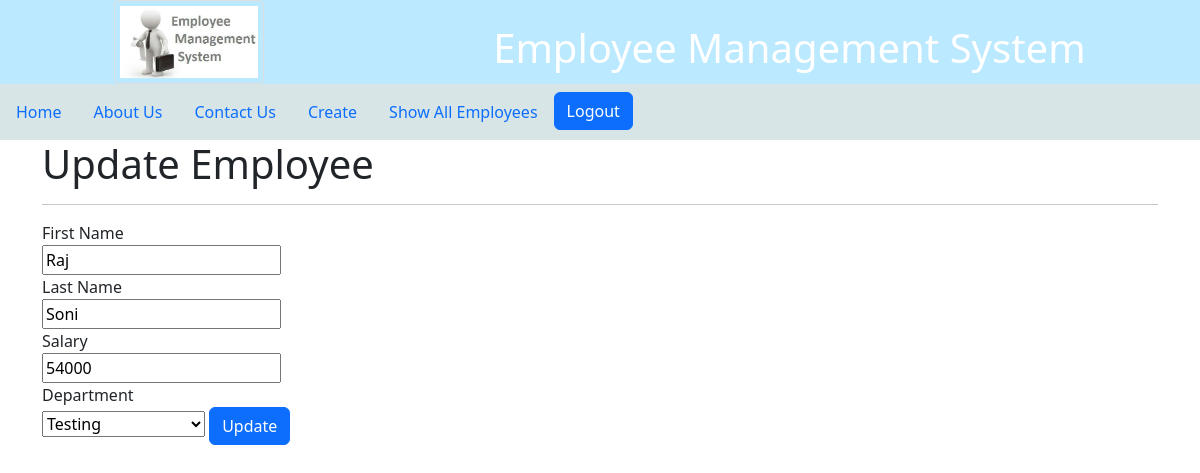
The page /update_emp/8 (signed in) on the database as committed earlier.
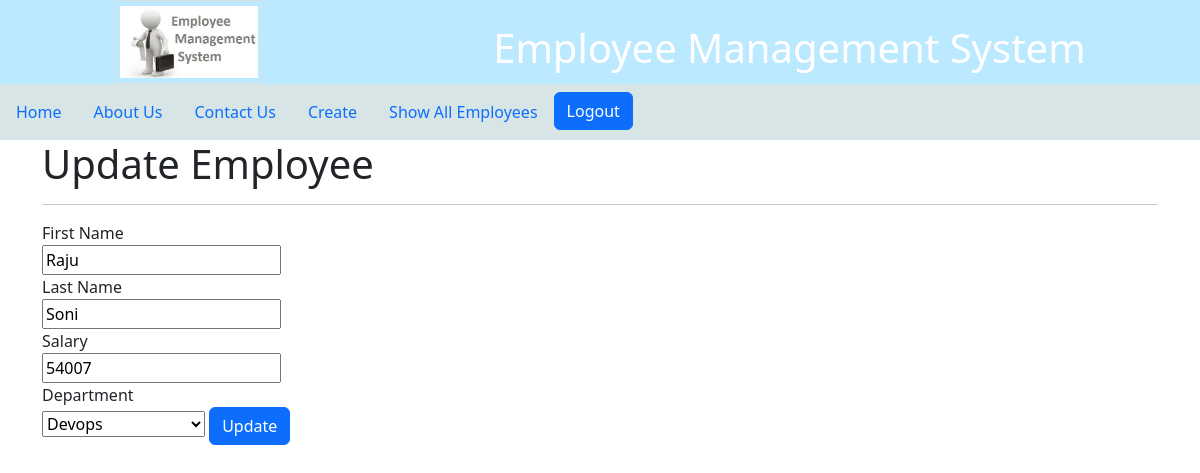
The same page on the database as committed later.
### manage_app/models.py (models this page shows, shortened)
class Employee(models.Model):
     first_name = models.CharField(max_length=5, null=False, blank=False )
     last_name = models.CharField(max_length=100, null=False , blank=False)
     salary = models.IntegerField(0)
     dept = models.ForeignKey(Department , on_delete = models.CASCADE)

### manage_app/views.py (the view)
# urls.py: path('update_emp/<int:emp_id>', views.update_emp, name ='update_emp'),
@login_required(login_url='/login/')
def update_emp(request, emp_id):
    emp = Employee.objects.get(pk= emp_id)
    depts = Department.objects.all()
    context = {
        'emp': emp,
        'selected_dept':emp.dept,
        'all_dept':depts
    }
    print(emp.dept, depts )
    return render(request, 'update_emp/update_emp.html',context)

### manage_app/models.py (called while the page is built)
      def __str__(self):
         return self.name

### manage_app/templates/update_emp/update_emp.html (shortened to what this page needs)
{% extends 'base.html'%}
{%load static %}
{%block container%}
<h1>Update Employee</h1>
            <hr>
            <form action="/do_update_emp/{{emp.id}}" method="post">
                <label for="first_name">First Name</label><br>
                    <input type="text" id="first_name" name="first_name" value="{{ emp.first_name }}"><br>
                    <label for="last_name">Last Name</label><br>
                    <input type="text" id="last_name" name="last_name" value="{{ emp.last_name }}"><br>
                    <label for="salary">Salary</label><br>
                    <input type="number" id="salary" name="salary" value="{{ emp.salary }}"><br>
                    <label for="dept">Department</label><br>
                      <select id="dept" name="dept"  >
                        {% for dept in all_dept %}
                        <option value="{{ dept.pk }}" {% if dept == selected_dept %} selected{% endif %}>
                          {{ dept.name }}
                      </option>
                        {% endfor %}
                      </select>
                      <a href="all_emp.html"><button type="submit" class="btn btn-primary">Update</button></a>
                    </form>
{%endblock%}
<!-- {% load static %}

### manage_app/templates/base.html (shortened to what this page needs)
{% load static %}
<!DOCTYPE html>
<html>
    <head>
        <link rel="stylesheet" href="{% static 'css/home.css' %}">
         <link href="https://cdn.jsdelivr.net/npm/bootstrap@5.3.3/dist/css/bootstrap.min.css" rel="stylesheet"
>
    </head>
    <body>
        <section class="header" >
            <section class="logo">
                <a href="/"> <img src="{% static 'images/ems.jpeg' %}" alt=""></a>
            </section>
            <section class="heading" >
                <h1>Employee Management System</h1>
            </section>
        </section>
        <section class="navbar" >
          <ul class="nav justify-content-center"  >
              {% if request.user.is_authenticated %}
              <ul class="nav justify-content-center"  >
                <li class="nav-item">
                  <a class="nav-link active" aria-current="page" href="/">Home</a>
                </li>
                <li class="nav-item">
                  <a class="nav-link" href="/about_us">About Us</a>
                </li>
                 <li class="nav-item">
                  <a class="nav-link" href="/contact_us">Contact Us</a>
                </li>
                <li class="nav-item">
                  <a class="nav-link active" aria-current="page" href="/create_emp">Create</a>
                </li>
                 <li class="nav-item">
                  <a class="nav-link" href="/all_emp">Show All Employees</a>
                </li>
                <section class="authentication">
                  <a href="/logout/"><button class="btn btn-primary" type="submit">Logout</button></a>
                </section>
              </ul>
              {% endif %}
        </section>
        <section id="container" class="container">{% block container %} {% endblock %}</section>
    </body>
</html>

### manage_app/static/css/home.css (style rules this page uses)
body { background:grey;color: black; }
.header { color: white; text-align: center; display: flex; justify-content: space-around; background-color: #BBE9FF; }
.heading { padding: 2% 0 0 0; }
.header .logo img { border: 1px solid #ddd; border-radius: 5%; padding: 5px; width: 150px; height: auto; }
.container { background-color: white; }
.navbar { background-color: #d7e5e6; position: right; box-shadow: 10px; }

Rows that differ between the two databases and show on the page:
changed Employee "Soni": first_name "Raj" → "Raju"; salary "54000" → "54007"
Other text that changed with them:
form field dept: "Testing" → "Devops"
